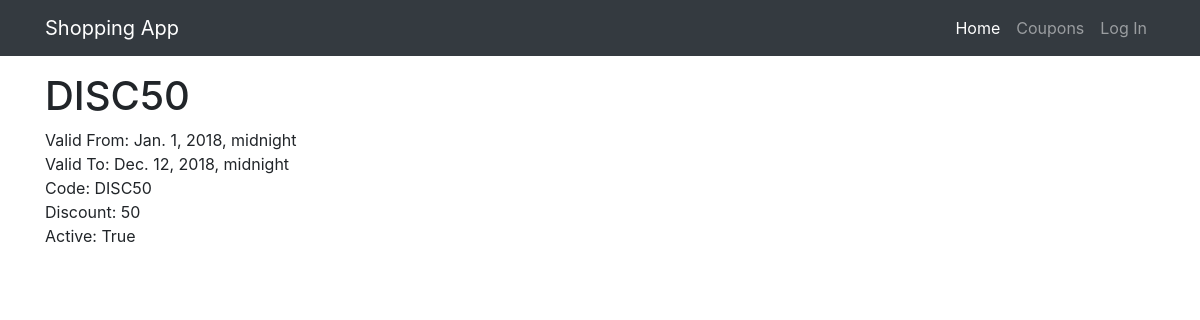
The app's page /coupons/5 with its own data.
### coupons/models.py (models this page shows, shortened)
class Coupon(models.Model):
    code = models.CharField(max_length=50)
    valid_from = models.DateTimeField()
    valid_to = models.DateTimeField()
    discount = models.IntegerField(
        validators=[MinValueValidator(0), MaxValueValidator(100)])
    active = models.BooleanField()
    def __str__(self):
        return self.code

### coupons/views.py (the view)
# urls.py: path('<int:pk>', views.DetailCouponView.as_view(),
class DetailCouponView(UpdateView):
    model = Coupon
    form_class = CouponForm
    template_name = 'coupon/details.html'

### coupons/templates/coupon/details.html (shortened to what this page needs)
{% extends "base.html" %}
{% load i18n %}
{% block content %}
<h1>{{ coupon }}</h1>
<div>
    <div>Valid From: {{ coupon.valid_from }}</div>
    <div>Valid To: {{ coupon.valid_to }}</div>
    <div>Code: {{ coupon.code }}</div>
    <div>Discount: {{ coupon.discount }}</div>
    <div>Active: {{ coupon.active }}</div>
</div>
{% endblock %}

### records on screen
Coupon: code "DISC50", valid_from "Jan. 1, 2018, midnight", valid_to "Dec. 12, 2018, midnight", discount "50", active "True"
